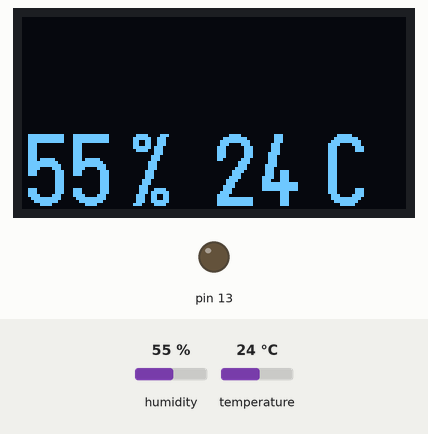
A sketch run on a simulated Arduino Uno, built with avr-gcc and run on an emulated ATmega328P. Shown: 128×64 one-colour display, output pins drawn as LEDs (lit = HIGH). The test bench sets the inputs (shaded band); at power-on: humidity 55 %, temperature 24 °C. What the sketch prints to the serial monitor is not drawn.

Above: at 5.1 s.
5.2 s: humidity set to 22 %
At 7.6 s:
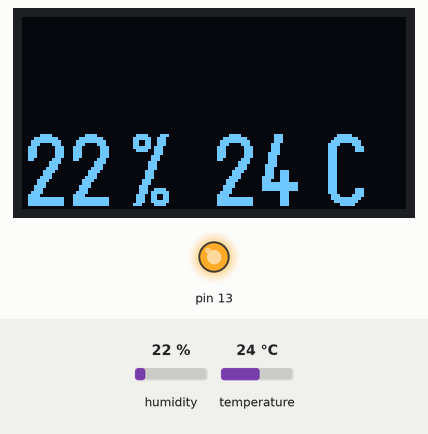
10.3 s: temperature set to 12 °C
At 12.6 s:
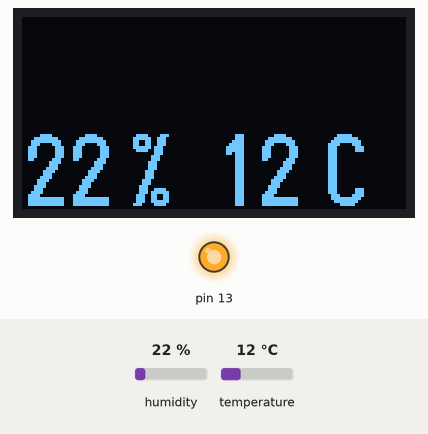
14.8 s: humidity set to 40 %
At 17.3 s:
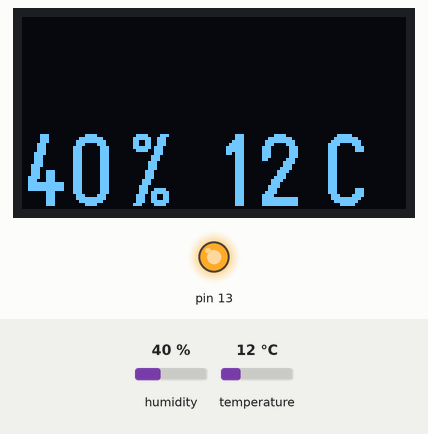
19.4 s: temperature set to 19 °C
At 20.9 s:
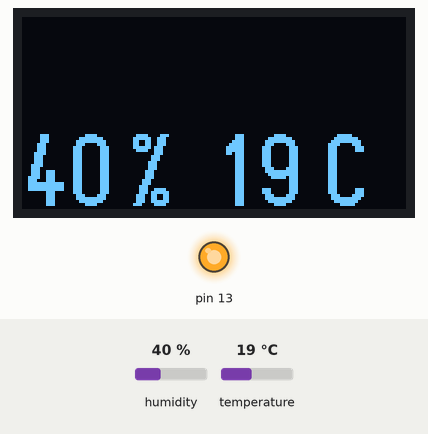
Timing chart, 0 to 24.9 s (numbered marks = the images above; inputs shaded):
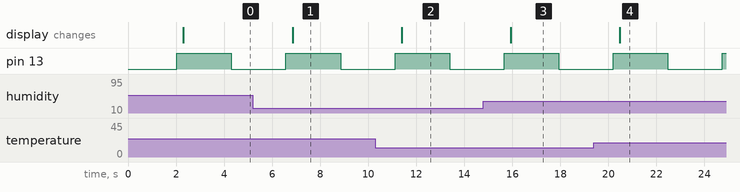

Measured:
- after the input at 5.2 s, the display: changes after 1.7 s (image 1)
- after the input at 10.3 s, the display: changes after 1.1 s (image 2)
- after the input at 14.8 s, the display: changes after 1.1 s (image 3)
- after the input at 19.4 s, the display: changes after 1.1 s (image 4)

The sketch:

DHT-OLED.ino
```cpp
#include <Arduino.h>
#include <U8g2lib.h>
#include "DHT.h"

#ifdef U8X8_HAVE_HW_SPI
#include <SPI.h>
#endif
#ifdef U8X8_HAVE_HW_I2C
#include <Wire.h>
#endif

#define DHTPIN 7
#define DHTTYPE DHT11

U8G2_SSD1306_128X64_NONAME_1_HW_I2C myOled(U8G2_R0);
DHT dht(DHTPIN, DHTTYPE);
uint8_t m = 24;
byte led = LOW;

void setup() {
  Serial.begin(9600);
  Serial.println(F("DHT11 test!"));

  pinMode(13, OUTPUT);

  dht.begin();
  myOled.begin();

}

void loop() {
  // Wait a few seconds between measurements.
  delay(2000);

  led = !led;
  digitalWrite(13, led);

  // Reading temperature or humidity takes about 250 milliseconds!
  // Sensor readings may also be up to 2 seconds 'old' (its a very slow sensor)
  float h = dht.readHumidity();
  // Read temperature as Celsius (the default)
  float t = dht.readTemperature();
  // Read temperature as Fahrenheit (isFahrenheit = true)
  float f = dht.readTemperature(true);

  // Check if any reads failed and exit early (to try again).
  if (isnan(h) || isnan(t) || isnan(f)) {
    Serial.println(F("Failed to read from DHT sensor!"));
    return;
  }

  // Compute heat index in Fahrenheit (the default)
  float hif = dht.computeHeatIndex(f, h);
  // Compute heat index in Celsius (isFahreheit = false)
  float hic = dht.computeHeatIndex(t, h, false);

  Serial.print(led);
  Serial.print("     ");
  Serial.print(F("Humidity: "));
  Serial.print(h);
  Serial.print(F("%  Temperature: "));
  Serial.print(t);
  Serial.print(F("°C "));
  Serial.println();

  char h_str[3];
  strcpy(h_str, u8x8_u8toa(h, 2));    /* convert m to a string with two digits */
  char t_str[3];
  strcpy(t_str, u8x8_u8toa(t, 2));    /* convert m to a string with two digits */

  myOled.firstPage();
  do {
    myOled.setFont(u8g2_font_logisoso24_tr);
    myOled.drawStr(0, 63, h_str);
    myOled.drawStr(35, 63, "%");
    myOled.drawStr(63, 63, t_str);
    myOled.drawStr(100, 63, "°C");
  } while ( myOled.nextPage() );

}
```
